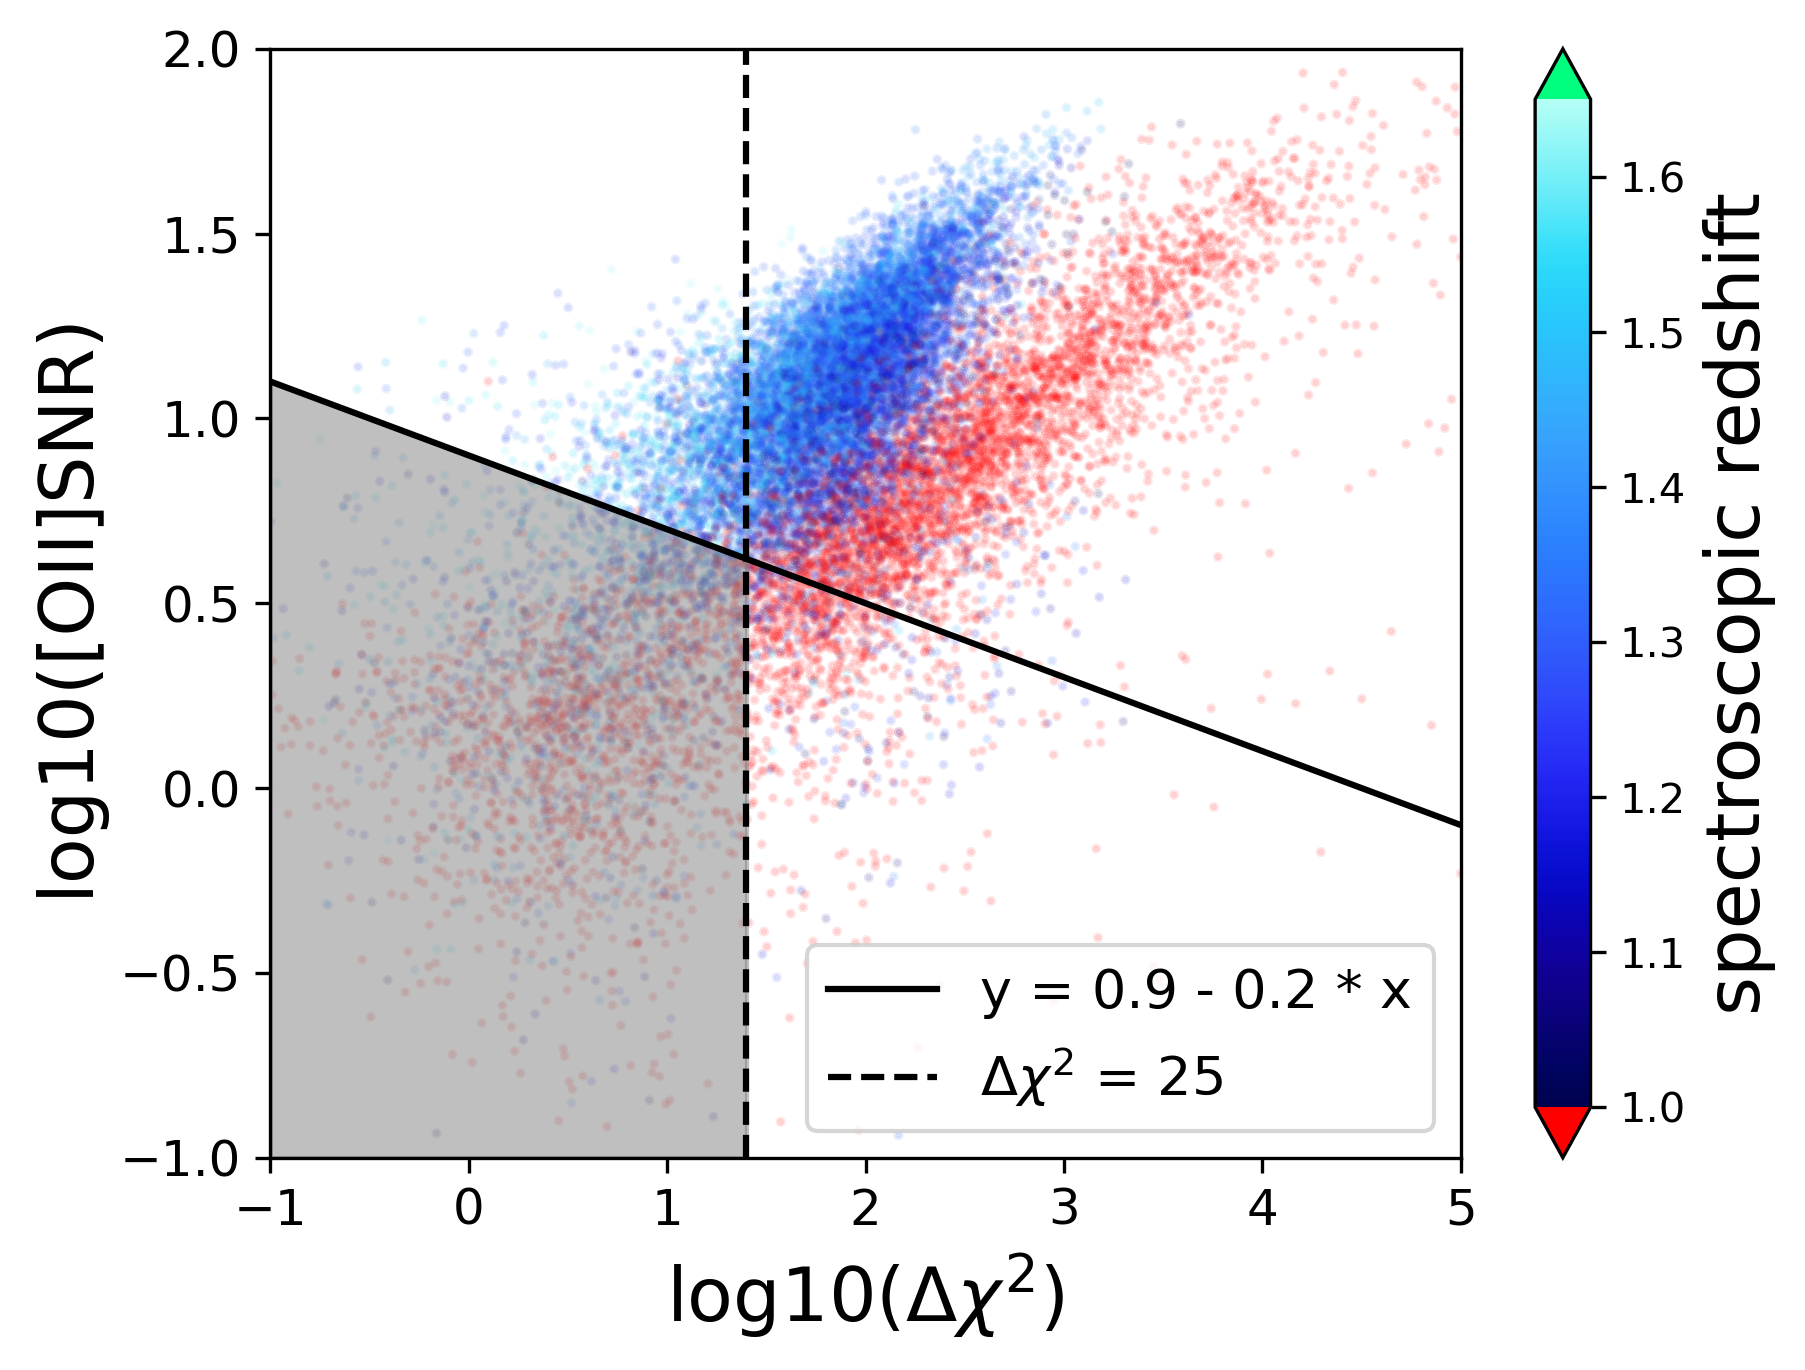

This chart was generated by the following Python code:
#imports
import numpy as np
import colorcet as cc
from matplotlib import pyplot as plt
from astropy.table import Table 
from astropy import units as u 
from astropy import table

#load in catalogs 
dir_in = '/Users/yokisalcedo/Desktop/Emission-Line-Galaxy-Target-Selection/data/'   
dir_out = '/Users/yokisalcedo/Desktop/Emission-Line-Galaxy-Target-Selection/' # the directory where the output of this notebook will be stored
# Upload the main catalogue
hsc_cat = table.Table.read(dir_in+'HSC.fits',format='fits',hdu=1)
#function to convert flux to mags
def flux_to_mag(flux):
    return -2.5*np.log10(flux*1e-9) + 8.90
# extinction corrected mags (extinction is negligible for XMM-LSS)
hsc_cat["i_mag"] = flux_to_mag(hsc_cat["i_cmodel_flux"])-hsc_cat["a_i"]
hsc_cat["r_mag"] = flux_to_mag(hsc_cat["r_cmodel_flux"])-hsc_cat["a_r"]
hsc_cat["z_mag"] = flux_to_mag(hsc_cat["z_cmodel_flux"])-hsc_cat["a_z"]
hsc_cat["g_mag"] = flux_to_mag(hsc_cat["g_cmodel_flux"])-hsc_cat["a_g"]
hsc_cat["y_mag"] = flux_to_mag(hsc_cat["y_cmodel_flux"])-hsc_cat["a_y"]
hsc_cat["i_fiber_mag"] = flux_to_mag(hsc_cat["i_fiber_flux"])-hsc_cat["a_i"]
hsc_cat["i_fiber_tot_mag"] = flux_to_mag(hsc_cat["i_fiber_tot_flux"])-hsc_cat["a_i"]
hsc_cat["g_fiber_mag"] = flux_to_mag(hsc_cat["g_fiber_flux"])-hsc_cat["a_g"]
hsc_cat["g_fiber_tot_mag"] = flux_to_mag(hsc_cat["g_fiber_tot_flux"])-hsc_cat["a_g"]
hsc_cat["r_fiber_mag"] = flux_to_mag(hsc_cat["r_fiber_flux"])-hsc_cat["a_r"]
hsc_cat["r_fiber_tot_mag"] = flux_to_mag(hsc_cat["r_fiber_tot_flux"])-hsc_cat["a_r"]
    
## Quality cuts
# valid I-band flux
mask = np.isfinite(hsc_cat["i_cmodel_flux"]) & (hsc_cat["i_cmodel_flux"]>0)
#cmodel fit not failed
mask &= (~hsc_cat["i_cmodel_flag"])
#General Failure Flag
mask &= (~hsc_cat["i_sdsscentroid_flag"])
mask &= np.isfinite(hsc_cat["g_cmodel_flux"]) & (hsc_cat["g_cmodel_flux"]>0)
#cmodel fit not failed
mask &= (~hsc_cat["g_cmodel_flag"])
#General Failure Flag
mask &= (~hsc_cat["g_sdsscentroid_flag"])
mask &= np.isfinite(hsc_cat["r_cmodel_flux"]) & (hsc_cat["r_cmodel_flux"]>0)
#cmodel fit not failed
mask &= (~hsc_cat["r_cmodel_flag"])
#General Failure Flag
mask &= (~hsc_cat["r_sdsscentroid_flag"])
mask &= np.isfinite(hsc_cat["y_cmodel_flux"]) & (hsc_cat["y_cmodel_flux"]>0)
#cmodel fit not failed
mask &= (~hsc_cat["y_cmodel_flag"])
#General Failure Flag
mask &= (~hsc_cat["y_sdsscentroid_flag"])
mask &= np.isfinite(hsc_cat["z_cmodel_flux"]) & (hsc_cat["z_cmodel_flux"]>0)
#cmodel fit not failed
mask &= (~hsc_cat["z_cmodel_flag"])
#General Failure Flag
mask &= (~hsc_cat["z_sdsscentroid_flag"])
hsc_cat = hsc_cat[mask]


#Load in specz cataloges 
tert = table.Table.read('/Users/yokisalcedo/Desktop/Emission-Line-Galaxy-Target-Selection/data/all_elgs.fits',format='fits',hdu=1)
#Cleaning specz catalog
elgmask = tert['TERTIARY_TARGET'] == 'ELG'
fiber_status = tert['COADD_FIBERSTATUS'] == 0 
exposure = tert['TSNR2_LRG']*12.15
tmask = exposure > 200
t_mask = np.logical_and.reduce((tmask, fiber_status, elgmask, tert['YSH']))
elgs = tert[t_mask]
#Criteria for good redshifts
o2_snr = elgs['OII_FLUX']*np.sqrt(elgs['OII_FLUX_IVAR'])   
chi2 = elgs['DELTACHI2']
snr_mask = o2_snr > 10**(0.9 - 0.2*np.log10(chi2))
snr_mask = np.logical_or(snr_mask, chi2 > 25)
x = np.linspace(-1,5,100)
y = (0.9 - 0.2*(x))

#Colors for color coding
cmap = cc.cm.kbc 
cmap.set_extremes(under = 'red', over = 'springgreen')

#Make scatter plot of objects that pass and fail snr_mask
fig, ax = plt.subplots()
ax.scatter(np.log10(chi2), np.log10(o2_snr), c = elgs['Z'], cmap = cmap, s = 2, alpha = 0.1, vmin= 1, vmax= 1.65)
ax.plot(x, y, color = 'black', label = 'y = 0.9 - 0.2 * x')
cdummy = ax.scatter(x = 100, y = 100, c = elgs['Z'][0], cmap = cmap, s = 5, alpha = 1 ,vmin= 1, vmax= 1.65)
ax.set_xlim(-1, 5)
ax.set_ylim(-1, 2)
ax.set_xlabel('log10($\Delta\chi^2$)', fontsize = 18)
ax.set_ylabel('log10([OII]SNR)', fontsize = 18)
ax.xaxis.set_tick_params(labelsize = 12)
ax.yaxis.set_tick_params(labelsize = 12)
ax.axvline(1.40, ls = '--', label = '$\Delta\chi^2$ = 25', c = 'black')
cbar = plt.colorbar(cdummy, extend = 'both')
cbar.set_label('spectroscopic redshift', fontsize = 18)
ax.legend(fontsize = 13)
xfill = np.linspace(-1, 1.40,2)
yfill1 = np.linspace(1.1, 0.6200000000000001,2)
yfill2 = np.linspace(-1,-1, 2)
ax.fill_between(xfill,yfill1,yfill2, color = 'grey', alpha = 0.5)
plt.savefig('/Users/yokisalcedo/Desktop/Emission-Line-Galaxy-Target-Selection/script_figure/specz_citeria_scatt.png', dpi = 300, bbox_inches='tight')
